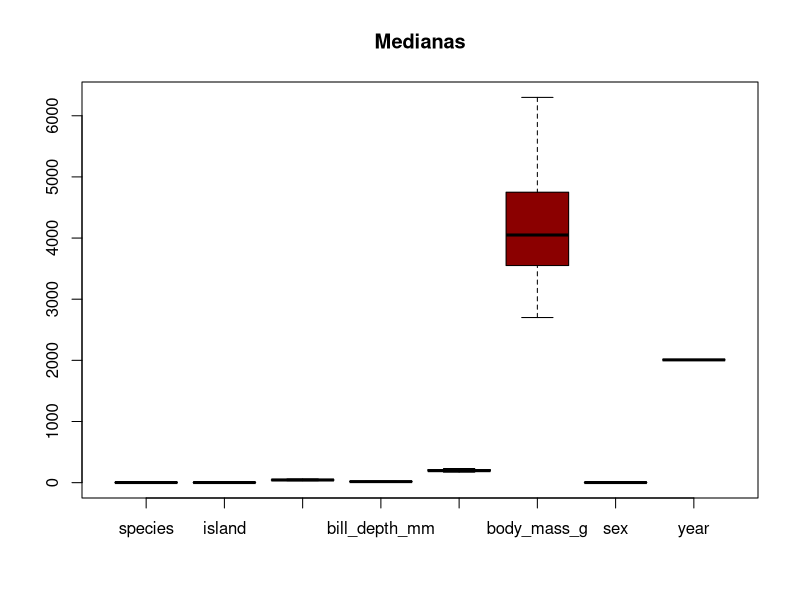
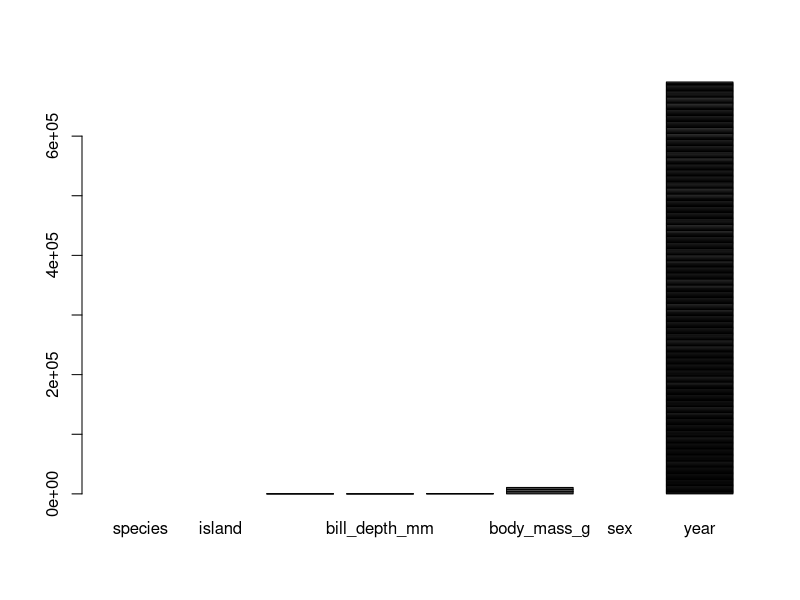
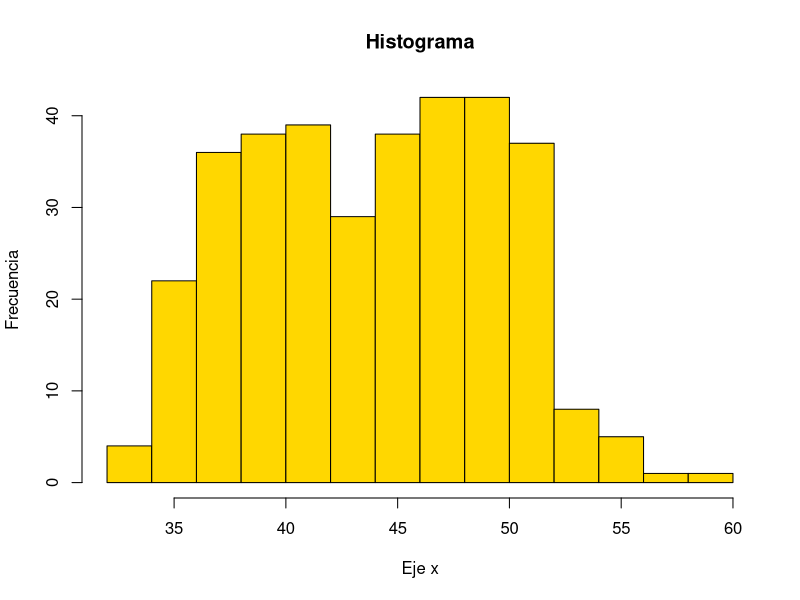
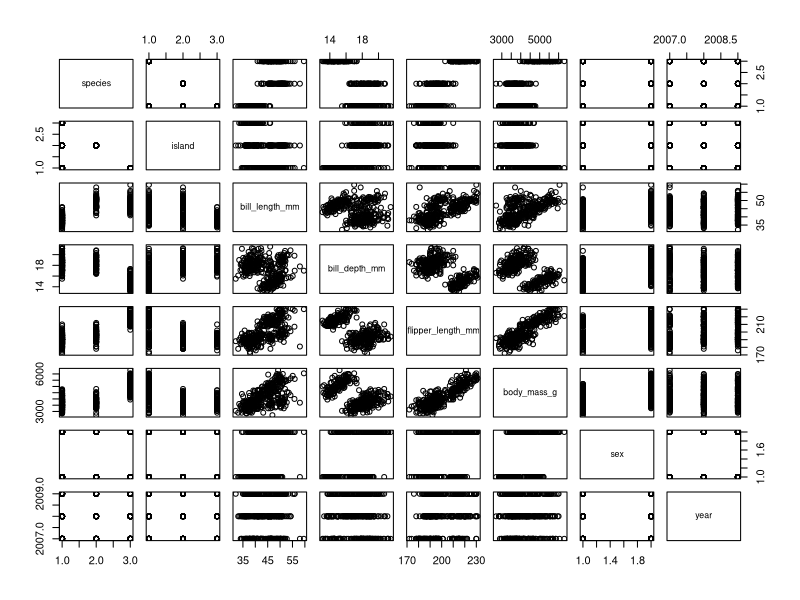
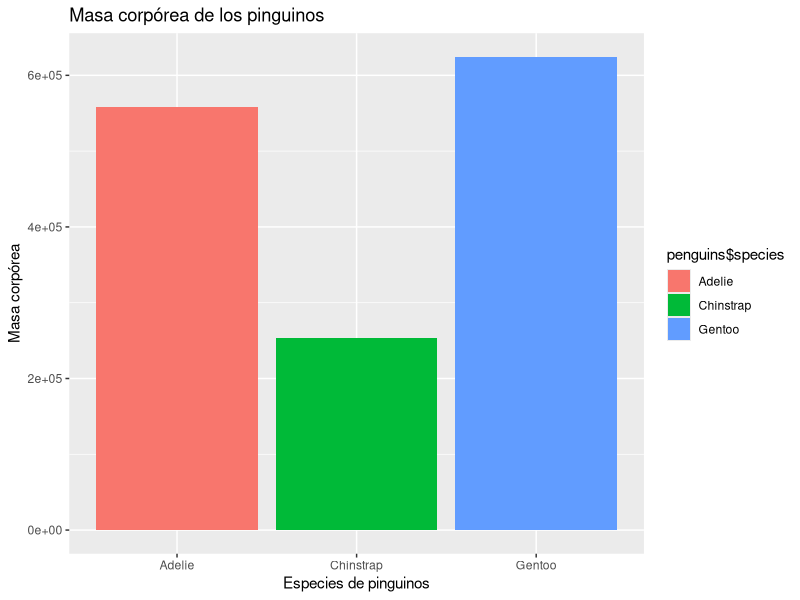
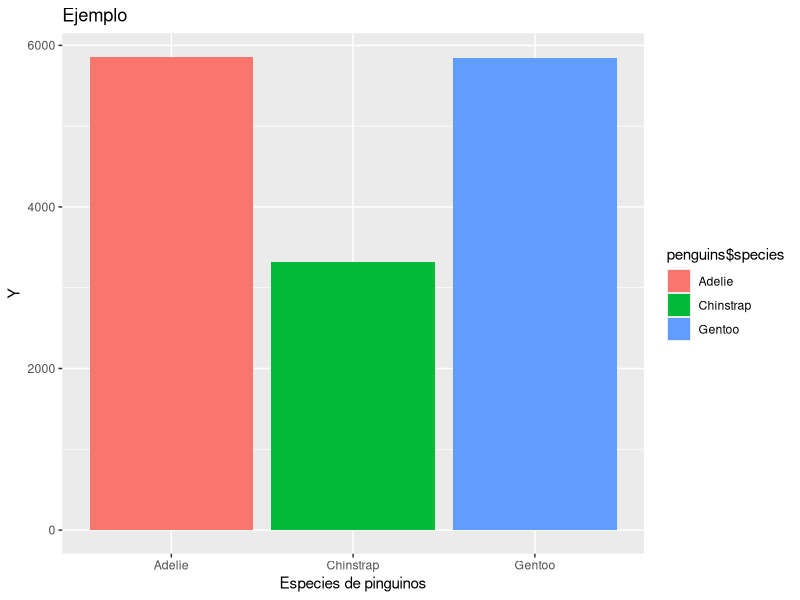
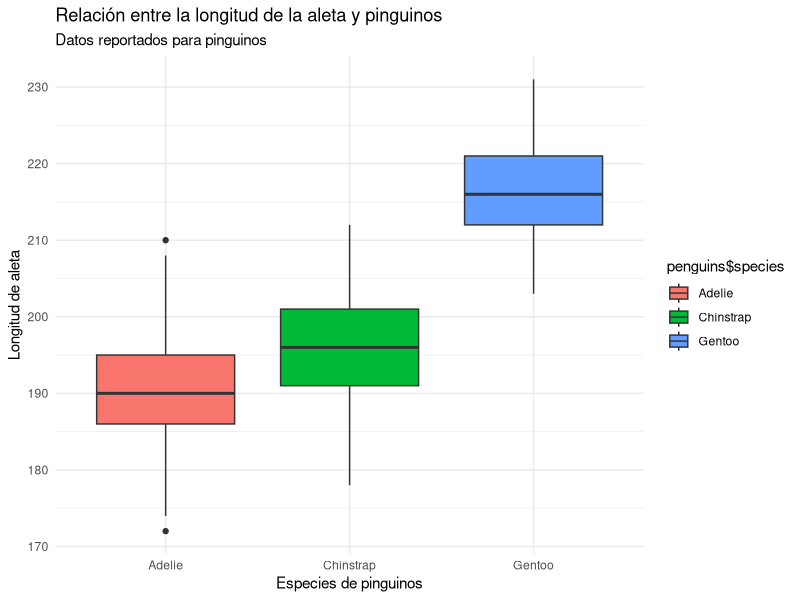
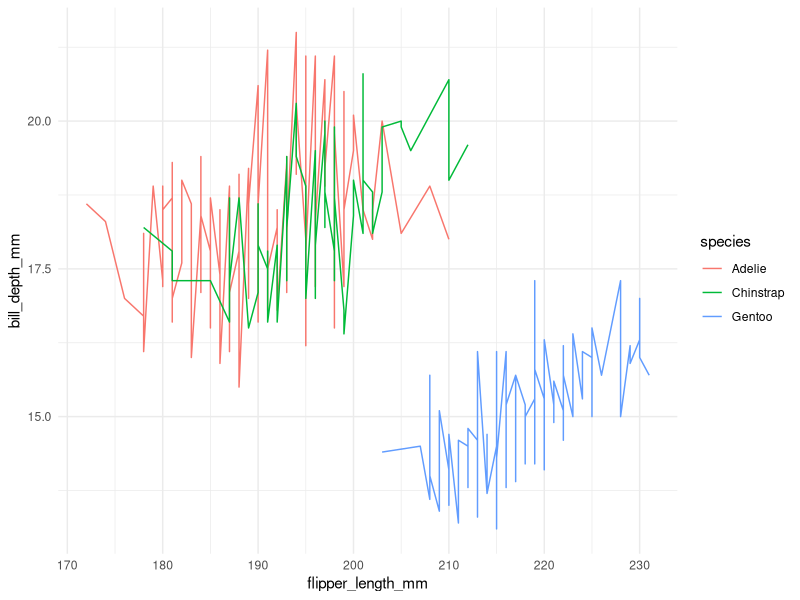

Generate these figures, in order, with R:
## ---- chunk 1
#| echo: false
library(palmerpenguins)
## ---- chunk 2
#| echo: true
boxplot(penguins, col = "darkred", main= "Medianas")
## ---- chunk 3
#| echo: true
#Para generar un barplot debe generarse como matriz. 
penguins_matrix<-as.matrix(penguins)
barplot(penguins_matrix)

## ---- chunk 4
#| echo: true
hist(penguins$bill_length_mm, main = "Histograma", ylab = "Frecuencia", col = "gold", xlab = "Eje x")
## ---- chunk 5
#| echo: true
plot(penguins)
## ---- chunk 6
#| echo: false
library(ggplot2)

## ---- chunk 7
#| echo: false
options(repos = c(CRAN = "https://cran.rstudio.com/"))
ggplot(penguins)+
  geom_col(aes(x=penguins$species, y=penguins$body_mass_g, fill = penguins$species), position = "stack")+
  labs(x = "Especies de pinguinos", y = "Masa corpórea", title = "Masa corpórea de los pinguinos")


## ---- chunk 8
#| echo: true
# ggplot(data) + aes(x, y) + geom_*()
#Capas, mapeos estéticos, geoms, escalas y temas: 
#(aes()), es la forma de mapear. 

## ---- chunk 9
#| echo: true
ggplot(penguins)+
  geom_col(aes(x=penguins$species, y=penguins$bill_length_mm, fill = penguins$species), position = "stack")+
  labs(x = "Especies de pinguinos", y = "Y", title = "Ejemplo ")


## ---- chunk 10
#| echo: true
mi_boxplot<-ggplot(penguins)+
  geom_boxplot(mapping = aes(x=penguins$species, y=penguins$flipper_length_mm, fill= penguins$species))+
  labs(x= "Especies de pinguinos", y= "Longitud de aleta", title = "Relación entre la longitud de la aleta y pinguinos", subtitle = "Datos reportados para pinguinos")+
  theme_minimal()
mi_boxplot
## ---- chunk 11
#| echo: true
ggplot(penguins, aes(x = flipper_length_mm, y = bill_depth_mm, fill = species, color = species)) +
  geom_line() +
  theme_minimal()


## ---- chunk 12
#| echo: true
library(ggplot2)
library(palmerpenguins)
ggplot(penguins)+
  geom_point(aes(x= bill_length_mm, y= penguins$flipper_length_mm, fill = species, color= species), stat = "identity", position= "identity")
## ---- chunk 13
#| echo: true
ggplot(penguins)+
  geom_bar(aes(x= species, y= penguins$body_mass_g, fill = species), stat = "identity")

## ---- chunk 14
#| echo: true
ggplot(penguins)+
  geom_histogram(aes(x= flipper_length_mm, fill = species), position = "identity")

## ---- chunk 15
#| echo: true
library(ggplot2)
library(dplyr)
# Datos simulados de especies de escorpiones
set.seed(42)
scorpions <- data.frame(
  species = rep(c("Escorpión A", "Escorpión B"), each = 10),
  x = c(runif(10, min = 1, max = 5), runif(10, min = 4, max = 8)),
  y = c(runif(10, min = 1, max = 5), runif(10, min = 4, max = 8))
)

# Ordenar puntos para formar un polígono convexo
scorpions_hull <- scorpions %>%
  group_by(species) %>%
  slice(chull(x, y))  # Encuentra el polígono convexo
## ---- chunk 16
# Graficar puntos y polígono
ggplot() +
  geom_polygon(data = scorpions_hull, aes(x = x, y = y, fill = species, group = species), alpha = 0.3) +
  geom_point(data = scorpions, aes(x = x, y = y, color = species), size = 3) +
  labs(title = "Espacio ecológico de escorpiones", x = "Eje PCA 1", y = "Eje PCA 2") +
  theme_minimal()
## ---- chunk 17
#Por ejemplo con penguins. 
ggplot(penguins)+
  geom_polygon(aes(x= penguins$body_mass_g, y=penguins$flipper_length_mm, fill= species), stat = "identity", position = "identity")+
  labs(x= "Masa cuerpo pinguinos", y= "Longitud de la aleta", title = "Relación entre la longitud ", subtitle = "Subtitulos")
